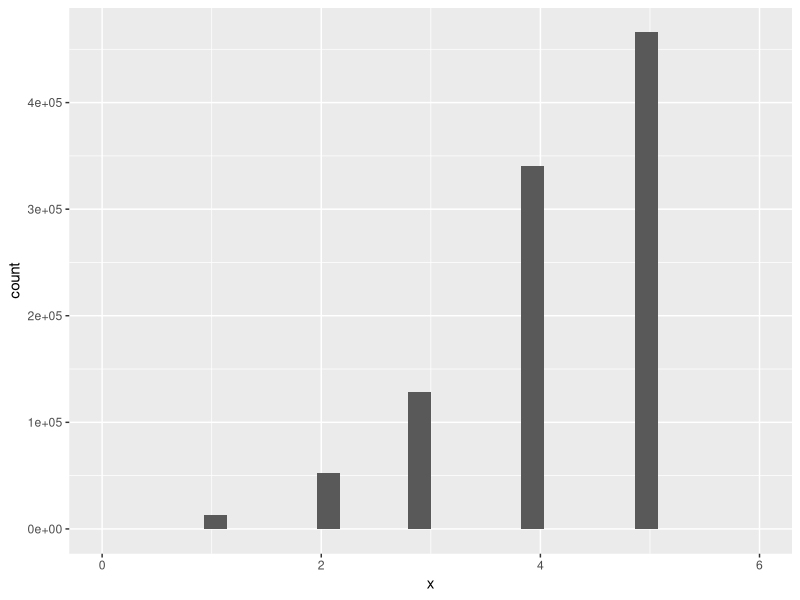

Recreate this plot in R.
#--try to create a summary distribution myself
#--use dot plots instead of bar graphs

rm(list = ls())

library(tidyverse)
library(readxl)


#--distribution builder cheat sheet
d.beta <- read_csv("data/td_distribution-cheat-sheet.csv")

#--elicitation data as distributions
d.dist <- read_csv("data/tidy/td_dummy.csv")

#--the impact categories



# function to sample ------------------------------------------------------------------

#--sample from each impact category equal to the weight it is given

Do_MC_Sampling <- function(f_dat = d.dist, f_nsamp = 10000){
  
  f_theimps <- 
    f_dat %>% 
    pull(impact_category) %>% 
    unique()
  
  
  for(k in 1:length(f_theimps)){
    
    tmp.impact <- f_theimps[k]
    
    tmp.df <- 
      f_dat %>% 
      select(impact_category, value_bin, score) %>% 
      filter(impact_category == tmp.impact)
    
    tmp.wt <- 
      f_dat %>% 
      select(weight, impact_category) %>% 
      filter(impact_category == tmp.impact) %>% 
      distinct() %>% 
      pull(weight)
    
    tmp.samp <- sample(x = tmp.df$value_bin, prob = tmp.df$score, size = f_nsamp*tmp.wt, replace = TRUE)
    
    bayes.value.vector <- c(bayes.value.vector, tmp.samp)
    
    k <- k + 1
    
  }
  
  return(bayes.value.vector)
  
}



# do it -------------------------------------------------------------------

bayes.value.vector <- NULL

res <- Do_MC_Sampling()

tibble(x = res) %>% 
  ggplot(aes(x = x)) + 
  geom_histogram() +
  scale_x_continuous(limits = c(0, 6))

tibble(x = res) %>% 
  group_by(x) %>% 
  summarise(n = n()/10000)


# write it nicely ---------------------------------------------------------

d.dist

td <- 
  tibble(value_bin = res) %>% 
  group_by(value_bin) %>% 
  summarise(score = n()/10000) %>% 
  mutate(weight = 100, 
         confidence = "-",
         title = "All categories combined",
         impact_category = "total")

d.dist %>% 
  bind_rows(td) %>% 
  write_csv("data/tidy/td_dummy-all.csv")
